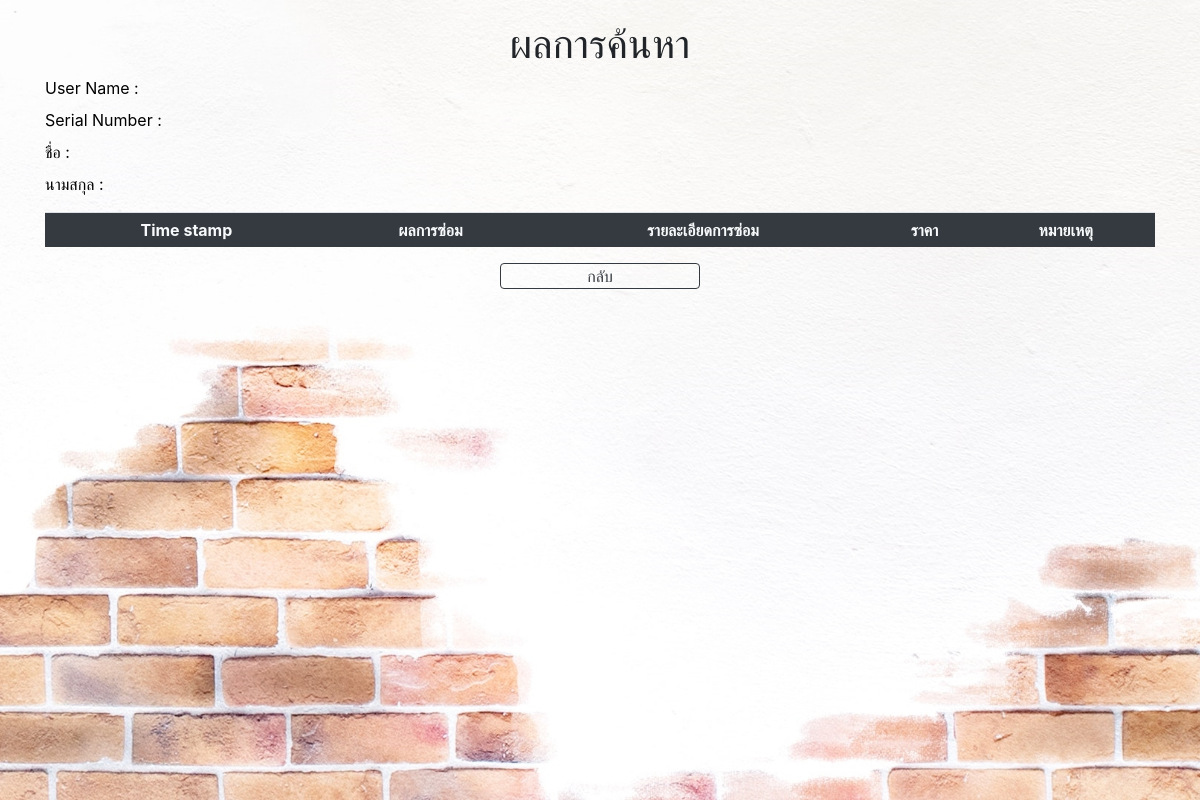
The app's page /user/check_qr.php?id_com=1224af7317bc32f5ac9e2e03ae108d70, older data.
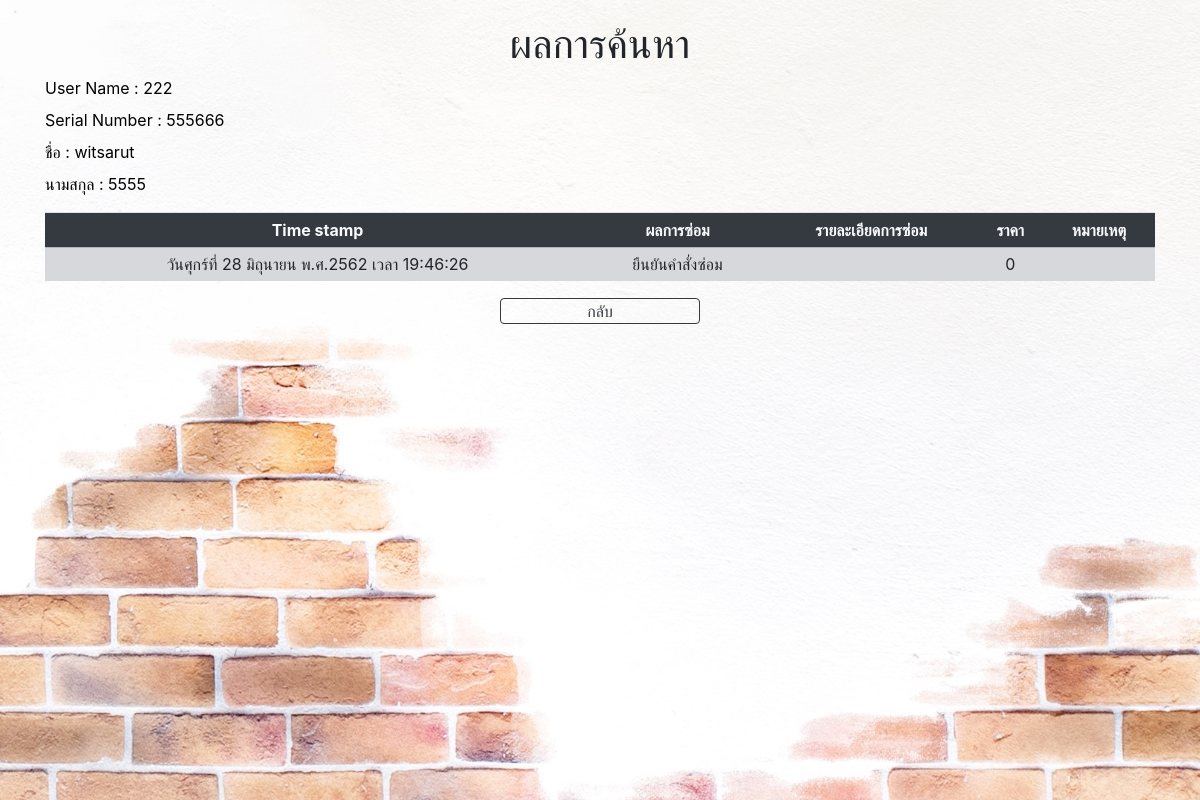
The same page, newer data.
### tables this page shows
CREATE TABLE `update_com` (
  `ID_com` text NOT NULL,
  `Status_com` text NOT NULL,
  `Detail_com` text NOT NULL,
  `Note_com` text NOT NULL,
  `Price_com` int(11) NOT NULL,
  `Time_update` text NOT NULL,
  `id` int(5) NOT NULL,
  `count` int(11) NOT NULL
);

CREATE TABLE `com` (
  `ID_com` text NOT NULL,
  `Serial_number` text NOT NULL,
  `Receive_ID` text NOT NULL,
  `User_id` text NOT NULL,
  `id` int(11) NOT NULL
);

CREATE TABLE `user` (
  `User_id` varchar(255) NOT NULL,
  `fname` text NOT NULL,
  `lname` text NOT NULL,
  `phone_num` int(11) NOT NULL,
  `Role` text NOT NULL,
  `Email` text NOT NULL,
  `More_contact` text NOT NULL,
  `Password` text NOT NULL
);

### user/check_qr.php (the view, shortened to what this page needs)
<!DOCTYPE html>
<html lang="en">
<?php
    require './../DB_ce-app/User.php';
    if(isset($_GET['id_com'])){
        $palm = $_GET['id_com'];
    }
    if(isset($palm)){
        $id_com = "SELECT update_com.Status_com,update_com.Detail_com,update_com.Note_com,update_com.Price_com,update_com.Time_update,user.fname,user.lname,com.Serial_number,com.User_id
        FROM `update_com`,`com`,`user`
        WHERE update_com.ID_com = '$palm' AND com.ID_com=update_com.ID_com AND com.User_id = user.User_id";
        $result = mysqli_query($connect,$id_com);
        $result1 = mysqli_query($connect,$id_com);
        $row1 = mysqli_fetch_array($result);
    }
    ?>
<head>
    <link rel="stylesheet" href="https://stackpath.bootstrapcdn.com/bootstrap/4.3.1/css/bootstrap.min.css"
>
</head>
<body>
    <div class="bg-123">
        <div class="container">
            <h1 class="text-center"> ผลการค้นหา </h1>
            <div id="text1">
                <label>User Name : </label>
                <?php echo $row1['User_id']?><br>
                <label>Serial Number : </label>
                <?php echo $row1['Serial_number']?>
                <br>
                <label>ชื่อ : </label>
                <?php echo $row1['fname']?><br>
                <label>นามสกุล : </label>
                <?php echo $row1['lname']?>
            </div>
            <div class="table-responsive-xl text-dark">
                <table class=" table table-sm text-nowrap mt-2 " id="user_data">
                    <tr style="text-align:center" class="bg-dark text-light">
                        <th>Time stamp</th>
                        <th>ผลการซ่อม</th>
                        <th>รายละเอียดการซ่อม</th>
                        <th>ราคา</th>
                        <th>หมายเหตุ</th>
                    </tr>
                    <?php
                    $row_data = 1;
                        while($row2 = mysqli_fetch_array($result1,MYSQLI_ASSOC)){
                    ?>
                    <tr id="row-data<?php echo $row_data?>" class="text-center">
                        <td> <?php echo $row2['Time_update']?></td>
                        <td> <?php echo $row2['Status_com']?></td>
                        <td><?php echo $row2['Detail_com']?></td>
                        <td><?php echo $row2['Price_com']?></td>
                        <td><?php echo $row2['Note_com']?></td>
                    </tr>
                    <?php
                    $row_data += 1;
                 }
                 ?>
                </table>
            </div>
            <div class="but1">
                <a href="form_check_repair.php" id="but1" class="btn btn-outline-dark">กลับ</a>
            </div>
        </div>
    </div>
</body>
</html>

Row changes from the older to the newer data that the page shows:
added update_com: com.User_id "222", com.Serial_number "555666", user.fname "witsarut", user.lname "5555", Time_update "วันศุกร์ที่ 28 มิถุนายน พ.ศ.2562 เวลา 19:46:26", Status_com "ยืนยันคำสั่งซ่อม", Price_com "0"
